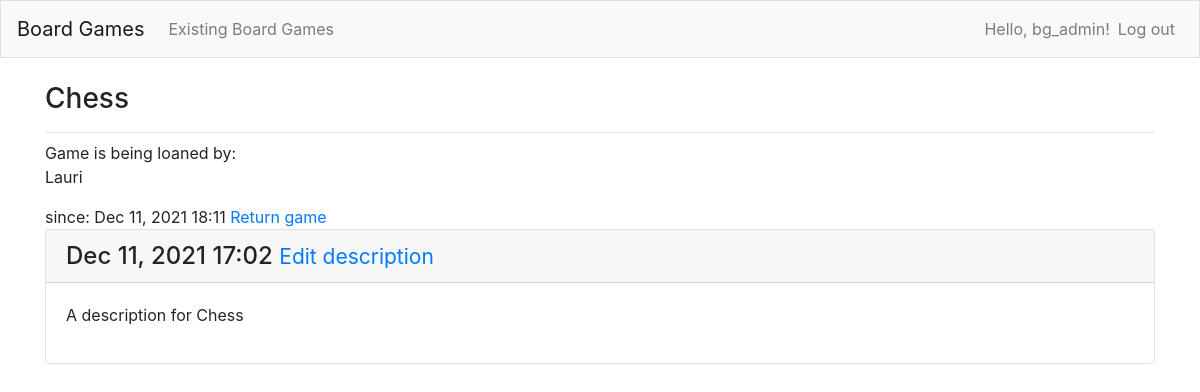
Screenshot of /games/5/ (signed in) with the database file from the repository.
### board_games/models.py (models this page shows, shortened)
class Game(models.Model):
    text = models.CharField(max_length=200)
    date_added = models.DateTimeField(auto_now_add=True)
    def __str__(self):
        return self.text
    owner = models.ForeignKey(User, on_delete=models.CASCADE) #-emilia

class Loaner(models.Model):
    game = models.ForeignKey(Game, on_delete = models.CASCADE)
    text = models.CharField(max_length=20)
    date_added = models.DateTimeField(auto_now_add=True)
    class Meta:
        verbose_name_plural = 'loaners'

class Description(models.Model):
    game = models.ForeignKey(Game, on_delete = models.CASCADE)
    text = models.TextField()
    date_added = models.DateTimeField(auto_now_add=True)
    class Meta:
        verbose_name_plural = 'descriptions'

### board_games/views.py (the view)
# urls.py: path('games/<int:game_id>/', views.game, name='game'),
def game(request, game_id):
    game = Game.objects.get(id=game_id)
    descriptions = game.description_set.order_by('-date_added')
    loaners = game.loaner_set.order_by('-date_added')
    context = {'game': game, 'descriptions': descriptions, 'loaners': loaners}
    return render(request, 'board_games/game.html', context)

### board_games/templates/board_games/game.html
{% extends 'board_games/base.html' %}
{% block page_header %}
  <h3>{{ game }}</h3>
{% endblock page_header %}
{% block content %}
  {% for loaner in loaners %}
      Game is being loaned by:{{ loaner.text|linebreaks }}
      since: {{ loaner.date_added|date:'M d, Y H:i' }}
      <a href="{% url 'board_games:return_game' loaner.id %}">Return game</a>
  {% empty %}
    <p>There are no loaners for this board game yet.</p>
    <a href="{% url 'board_games:new_loaner' game.id %}">Add new loaner</a>
  {% endfor %}
    {% for description in descriptions %}
      <div class="card mb-3">
        <h4 class="card-header">
          {{ description.date_added|date:'M d, Y H:i' }}
          <small><a href="{% url 'board_games:edit_description' description.id %}">
            Edit description</a></small>
        </h4>
        <div class="card-body">
          {{ description.text|linebreaks }}
        </div>
      </div>
    {% empty %}
      <p>There is no description for this board game yet.</p>
      <small><a href="{% url 'board_games:new_description' game.id %}">
        Add new description</a></small>
    {% endfor %}
{% endblock content %}

### board_games/templates/board_games/base.html (shortened to what this page needs)
{% load bootstrap4 %}
<!doctype html>
<html lang="en">
<head>
    {% bootstrap_css %}
</head>
<body>
    <nav class="navbar navbar-expand-md navbar-light bg-light mb-4 border">
        <a class="navbar-brand" href="{% url 'board_games:index'%}">Board Games</a>
        <div class="collapse navbar-collapse" id="navbarCollapse">
            <ul class="navbar-nav mr-auto">
                {% if user.is_authenticated %}
                <li class="nav-item">
                    <a class="nav-link" href="{% url 'board_games:games'%}">Existing Board Games</a>
                </li>
                {% endif %}
            </ul>
            <ul class="navbar-nav ml-auto">
                {% if user.is_authenticated %}
                <li class="nav-item">
                    <span class="navbar-text"}">Hello, {{ user.username }}!</span>
                </li>
                <li class="nav-item">
                    <a class="nav-link" href="{% url 'users:logout' %}">Log out</a>
                </li>
            {% endif %}
          </ul>
        </div>
      </nav>
      <main role="main" class="container">
          <div class="pb-2 mb-2 border-bottom">
              {% block page_header %}{% endblock page_header %}
            </div>
            <div>
                {% block content %}{% endblock content %}
            </div>
        </main>
    </body>
</html>

### rows the page displays
Game: text "Chess"
Loaner: text "Lauri", date_added "Dec 11, 2021 18:11"
Description: date_added "Dec 11, 2021 17:02", text "A description for Chess"

### other values shown
{{ user.username }} "bg_admin"
